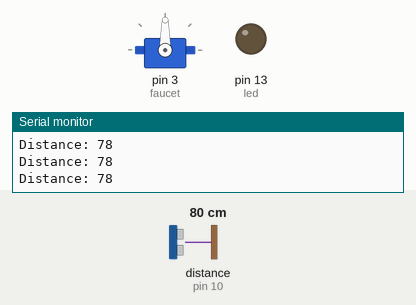
Simulated run of this sketch. Board: Arduino Uno, built with avr-gcc and run on an emulated ATmega328P. Parts: servo, output pins drawn as LEDs (lit = HIGH), the last lines printed to the serial monitor. Wiring (inferred from the names in the program): ultrasonic range finder: trigger pin 9; echo pin 10. The test bench sets the inputs (shaded band); at power-on: distance to the obstacle (sensor on pin 10) 80 cm. The echo pulse lasts 58.3 µs per cm; pins used as bus, display or sensor lines are not drawn.

Above: at 1.2 s.
1.3 s: distance to the obstacle (sensor on pin 10) set to 12 cm
2.8 s: distance to the obstacle (sensor on pin 10) set to 9 cm
At 4.0 s:
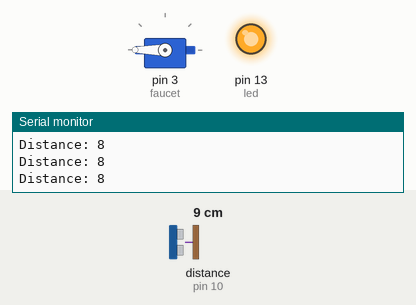
4.3 s: distance to the obstacle (sensor on pin 10) set to 18 cm
At 5.3 s:
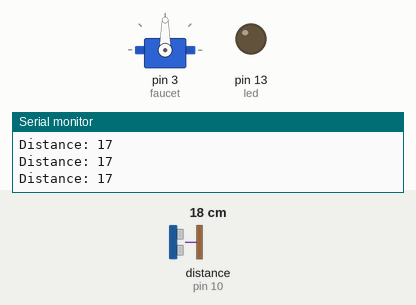
Timing chart, 0 to 7.3 s (numbered marks = the images above; inputs shaded):
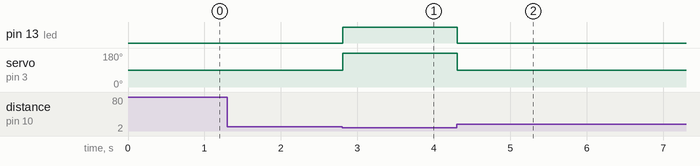

Measured:
- the behaviour switches between 11 and 10 cm on distance to the obstacle (sensor on pin 10) (found by bisection; images 0 and 1)
- after the input at 2.8 s, pin 13 (led): LOW → HIGH at once; servo on pin 3 (faucet): 90° → 180° at once
- after the input at 4.3 s, pin 13 (led): HIGH → LOW at once; servo on pin 3 (faucet): 180° → 90° at once

The sketch:

HFF1.ino
```cpp
/*
  Handsfree Faucet

  Uses a ultrasonic sensor (HC-SR04) to detect a presence of hand nearby
  (<10cm), it triggers a servo which controls the faucet opening and
  closing

  Written by Shivam Gautam
  shivamgautam1@gmail.com
  www.amritsar.tech/blog
  www.github.com/shivamgautam1

*/

#include <Servo.h>
//Setting pins for HC-SR04
const int trig = 9; //trigger Pin
const int echo = 10; //echo Pin

//Setting indicator
int led = 13;

//Set Servo
Servo faucet;

//Setting variables for distance data
long duration; //time took to receive the echo
int distance; //to store distance

void setup() {
  pinMode(trig, OUTPUT); //Set trigger pin as output
  pinMode(echo, INPUT); //Set echo pin as input
  pinMode(led, OUTPUT);
  faucet.attach(3);
  faucet.write(90);
  Serial.begin(9600); //Begin Serial communication to read distance
}

void loop() {
  digitalWrite(trig, LOW); //Clear the trig
  delayMicroseconds(2);

  digitalWrite(trig, HIGH); //trig HIGH for 10 secs
  delayMicroseconds(10);
  digitalWrite(trig, LOW);

  duration = pulseIn(echo, HIGH); //returns sound wave travel time in uSec

  distance = duration*0.034/2; //distance = time x Speed

  if(distance<10){
      faucet.write(180);
      digitalWrite(led, HIGH);
    }
  else{
      faucet.write(90);
      digitalWrite(led, LOW);
    }
  //print distance on Serial
  Serial.print("Distance: ");
  Serial.println(distance);
}
```
